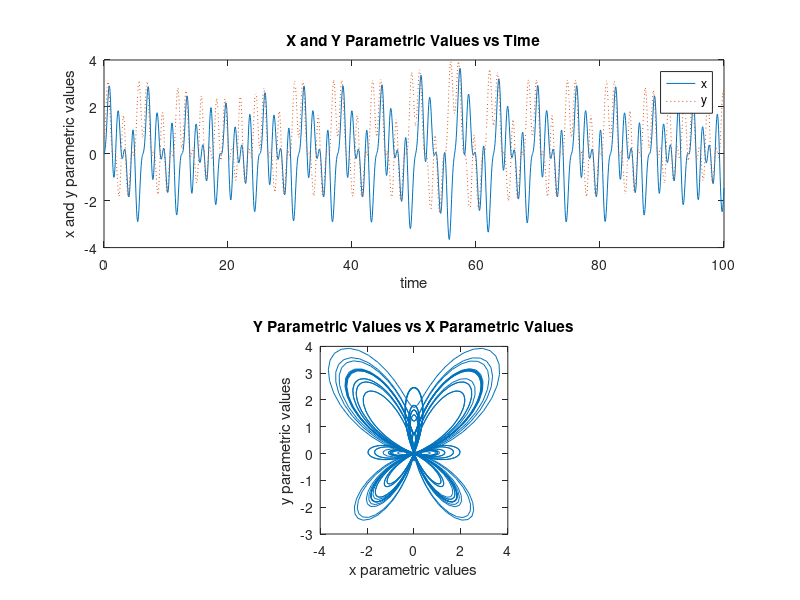

This chart was generated by the following MATLAB code:
% BME313L_Lab1_Part2_ShaoPoHuang
% This program will 1) generate a vector of t values, 2) calculate
% corresponding x and y vectors, and 3) make two subplots: y and x vs t
% and y vs x

t = 0:1/16:100; % creates an array of values from 1 to 100 in intervals of 1/16
x = sin(t).*(exp(cos(t))-2*cos(4*t)-(sin(t/12)).^5);   % calculates x values for each t value
y = cos(t).*(exp(cos(t))-2*cos(4*t)-(sin(t/12)).^5);   % calculates y values for each t value

subplot(2,1,1)  % indicates first plot in a 2x1 (row x column) grid format
plot(t,x)   % starts a plot of x vs t
hold on   % waits for second variable to be plotted on the same plot
plot(t,y,':')   % plots y vs t with a dotted line on the same plot
title('X and Y Parametric Values vs Time')    % title of the first subplot
xlabel('time')  % x-axis label for the first subplot
ylabel('x and y parametric values')   % y-axis label for the first subplot
legend('x', 'y')    % makes a legend for the x and y data points in the first subplot
hold off   % indicates that the first plot is completed

subplot(2,1,2)  % indicates second plot in a 2x1 (row x column) grid format
plot(x,y)   % plots y vs x
axis square   % scales the graph to make the frame square
title('Y Parametric Values vs X Parametric Values') % title of the second subplot
xlabel('x parametric values') % x-axis label for the second subplot
ylabel('y parametric values') % y-axis label for the second subplot